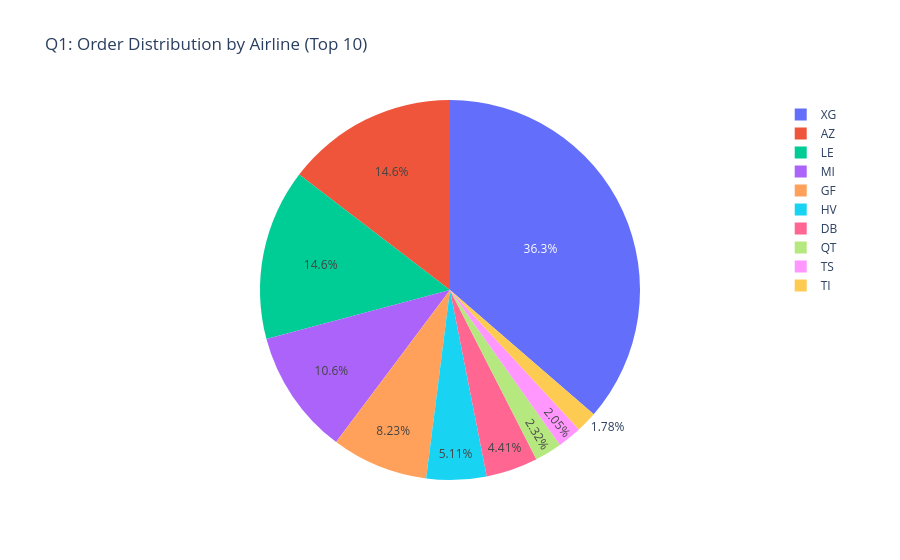

Notebook code cell kept with this figure:
### Markdown cell above
## Exploratory Data Analysis

### Code cell
# Question 1: Distribution of orders by airline (Top 10)
print("Q1: What are top 10 distribution of orders by airline?")
airline_dist = df_cleaned['airline'].value_counts().head(10).reset_index()
airline_dist.columns = ['airline', 'order_count']
fig1 = px.pie(airline_dist, values='order_count', names='airline', 
              title="Q1: Order Distribution by Airline (Top 10)")
fig1.show()

### Figure 1 — Plotly figure (JSON) as saved in the notebook; plotly's stock layout.template omitted (floating-point values rounded to 4 significant figures)
{"data": [{"domain": {"x": [0, 1], "y": [0, 1]}, "hovertemplate": "airline=%{label}<br>order_count=%{value}<extra></extra>", "labels": ["XG", "AZ", "LE", "MI", "GF", "HV", "DB", "QT", "TS", "TI"], "legendgroup": "", "name": "", "showlegend": true, "type": "pie", "values": [1211577, 486441, 485577, 353668, 274180, 170205, 146965, 77259, 68185, 59343]}], "layout": {"legend": {"tracegroupgap": 0}, "title": {"text": "Q1: Order Distribution by Airline (Top 10)"}}}
